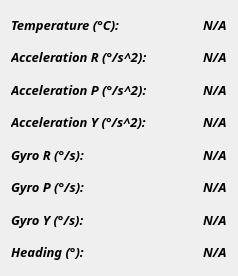
   <widget class="QWidget" name="telemetry_container_3" native="true">
    <property name="geometry">
     <rect>
      <x>770</x>
      <y>1050</y>
      <width>238</width>
      <height>276</height>
     </rect>
    </property>
    <layout class="QGridLayout" name="gridLayout_5">
     <item row="0" column="1">
      <layout class="QVBoxLayout" name="control_panel_2" stretch="0">
       <item>
        <layout class="QHBoxLayout" name="horizontalLayout_3" stretch="1,0">
         <item>
          <layout class="QVBoxLayout" name="verticalLayout_14">
           <item>
            <widget class="QLabel" name="temp_label_2">
             <property name="font">
              <font>
               <family>Sans Serif Collection</family>
               <pointsize>10</pointsize>
               <weight>75</weight>
               <italic>true</italic>
               <bold>true</bold>
               <kerning>true</kerning>
              </font>
             </property>
             <property name="styleSheet">
              <string notr="true">border: none;</string>
             </property>
             <property name="text">
              <string>Temperature (°C):</string>
             </property>
            </widget>
           </item>
           <item>
            <widget class="QLabel" name="accel_r_label_2">
             <property name="font">
              <font>
               <family>Sans Serif Collection</family>
               <pointsize>10</pointsize>
               <weight>75</weight>
               <italic>true</italic>
               <bold>true</bold>
              </font>
             </property>
             <property name="text">
              <string>Acceleration R (°/s^2):</string>
             </property>
            </widget>
           </item>
           <item>
            <widget class="QLabel" name="accel_p_label_2">
             <property name="font">
              <font>
               <family>Sans Serif Collection</family>
               <pointsize>10</pointsize>
               <weight>75</weight>
               <italic>true</italic>
               <bold>true</bold>
              </font>
             </property>
             <property name="text">
              <string>Acceleration P (°/s^2):</string>
             </property>
            </widget>
           </item>
           <item>
            <widget class="QLabel" name="accel_y_label_2">
             <property name="font">
              <font>
               <family>Sans Serif Collection</family>
               <pointsize>10</pointsize>
               <weight>75</weight>
               <italic>true</italic>
               <bold>true</bold>
               <kerning>true</kerning>
              </font>
             </property>
             <property name="text">
              <string>Acceleration Y (°/s^2):</string>
             </property>
            </widget>
           </item>
           <item>
            <widget class="QLabel" name="gyro_r_label_2">
             <property name="font">
              <font>
               <family>Sans Serif Collection</family>
               <pointsize>10</pointsize>
               <weight>75</weight>
               <italic>true</italic>
               <bold>true</bold>
              </font>
             </property>
             <property name="styleSheet">
              <string notr="true">border: none;</string>
             </property>
             <property name="text">
              <string>Gyro R (°/s):</string>
             </property>
            </widget>
           </item>
           <item>
            <widget class="QLabel" name="gyro_p_label_2">
             <property name="font">
              <font>
               <family>Sans Serif Collection</family>
               <pointsize>10</pointsize>
               <weight>75</weight>
               <italic>true</italic>
               <bold>true</bold>
              </font>
             </property>
             <property name="text">
              <string>Gyro P (°/s):</string>
             </property>
            </widget>
           </item>
           <item>
            <widget class="QLabel" name="gyro_y_label_2">
             <property name="font">
              <font>
               <family>Sans Serif Collection</family>
               <pointsize>10</pointsize>
               <weight>75</weight>
               <italic>true</italic>
               <bold>true</bold>
              </font>
             </property>
             <property name="text">
              <string>Gyro Y (°/s):</string>
             </property>
            </widget>
           </item>
           <item>
            <widget class="QLabel" name="heading_label_2">
             <property name="font">
              <font>
               <family>Sans Serif Collection</family>
               <pointsize>10</pointsize>
               <weight>75</weight>
               <italic>true</italic>
               <bold>true</bold>
              </font>
             </property>
             <property name="text">
              <string>Heading (°):</string>
             </property>
            </widget>
           </item>
          </layout>
         </item>
         <item>
          <layout class="QVBoxLayout" name="verticalLayout_15">
           <item>
            <widget class="QLabel" name="TEMPERATURE_2">
             <property name="font">
              <font>
               <family>Sans Serif Collection</family>
               <pointsize>10</pointsize>
               <weight>75</weight>
               <italic>true</italic>
               <bold>true</bold>
              </font>
             </property>
             <property name="text">
              <string>N/A</string>
             </property>
            </widget>
           </item>
           <item>
            <widget class="QLabel" name="ACCEL_R_2">
             <property name="font">
              <font>
               <family>Sans Serif Collection</family>
               <pointsize>10</pointsize>
               <weight>75</weight>
               <italic>true</italic>
               <bold>true</bold>
              </font>
             </property>
             <property name="text">
              <string>N/A</string>
             </property>
            </widget>
           </item>
           <item>
            <widget class="QLabel" name="ACCEL_P_2">
             <property name="font">
              <font>
               <family>Sans Serif Collection</family>
               <pointsize>10</pointsize>
               <weight>75</weight>
               <italic>true</italic>
               <bold>true</bold>
              </font>
             </property>
             <property name="text">
              <string>N/A</string>
             </property>
            </widget>
           </item>
           <item>
            <widget class="QLabel" name="ACCEL_Y_2">
             <property name="font">
              <font>
               <family>Sans Serif Collection</family>
               <pointsize>10</pointsize>
               <weight>75</weight>
               <italic>true</italic>
               <bold>true</bold>
              </font>
             </property>
             <property name="text">
              <string>N/A</string>
             </property>
            </widget>
           </item>
           <item>
            <widget class="QLabel" name="GYRO_R_2">
             <property name="font">
              <font>
               <family>Sans Serif Collection</family>
               <pointsize>10</pointsize>
               <weight>75</weight>
               <italic>true</italic>
               <bold>true</bold>
              </font>
             </property>
             <property name="text">
              <string>N/A</string>
             </property>
            </widget>
           </item>
           <item>
            <widget class="QLabel" name="GYRO_P_2">
             <property name="font">
              <font>
               <family>Sans Serif Collection</family>
               <pointsize>10</pointsize>
               <weight>75</weight>
               <italic>true</italic>
               <bold>true</bold>
              </font>
             </property>
             <property name="text">
              <string>N/A</string>
             </property>
            </widget>
           </item>
           <item>
            <widget class="QLabel" name="GYRO_Y_2">
             <property name="font">
              <font>
               <family>Sans Serif Collection</family>
               <pointsize>10</pointsize>
               <weight>75</weight>
               <italic>true</italic>
               <bold>true</bold>
              </font>
             </property>
             <property name="text">
              <string>N/A</string>
             </property>
            </widget>
           </item>
           <item>
            <widget class="QLabel" name="HEADING_2">
             <property name="font">
              <font>
               <family>Sans Serif Collection</family>
               <pointsize>10</pointsize>
               <weight>75</weight>
               <italic>true</italic>
               <bold>true</bold>
              </font>
             </property>
             <property name="text">
              <string>N/A</string>
             </property>
            </widget>
           </item>
          </layout>
         </item>
        </layout>
       </item>
      </layout>
     </item>
    </layout>
   </widget>
